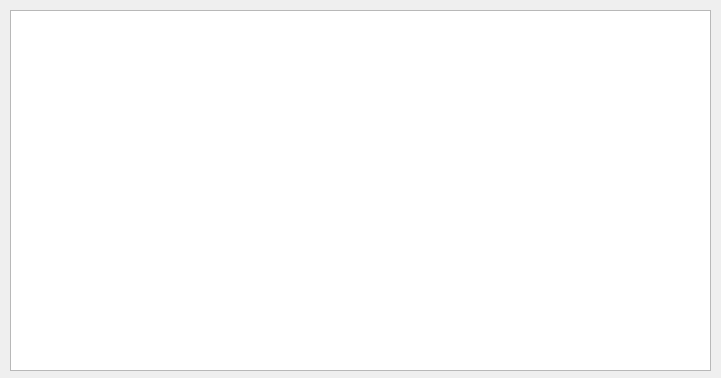
<?xml version="1.0" encoding="UTF-8"?>
<ui version="4.0">
 <class>table</class>
 <widget class="QDialog" name="table">
  <property name="geometry">
   <rect>
    <x>0</x>
    <y>0</y>
    <width>721</width>
    <height>378</height>
   </rect>
  </property>
  <property name="windowTitle">
   <string>MASS Report Table</string>
  </property>
  <property name="windowIcon">
   <iconset resource="Resources.qrc">
    <normaloff>:/icons/mass_main.png</normaloff>:/icons/mass_main.png</iconset>
  </property>
  <widget class="QTableView" name="tv_datatable">
   <property name="geometry">
    <rect>
     <x>10</x>
     <y>10</y>
     <width>701</width>
     <height>361</height>
    </rect>
   </property>
   <property name="editTriggers">
    <set>QAbstractItemView::NoEditTriggers</set>
   </property>
   <property name="wordWrap">
    <bool>true</bool>
   </property>
   <attribute name="horizontalHeaderDefaultSectionSize">
    <number>100</number>
   </attribute>
   <attribute name="horizontalHeaderHighlightSections">
    <bool>false</bool>
   </attribute>
   <attribute name="horizontalHeaderShowSortIndicator" stdset="0">
    <bool>false</bool>
   </attribute>
   <attribute name="horizontalHeaderStretchLastSection">
    <bool>false</bool>
   </attribute>
   <attribute name="verticalHeaderVisible">
    <bool>false</bool>
   </attribute>
  </widget>
 </widget>
 <resources>
  <include location="Resources.qrc"/>
 </resources>
 <connections/>
</ui>
